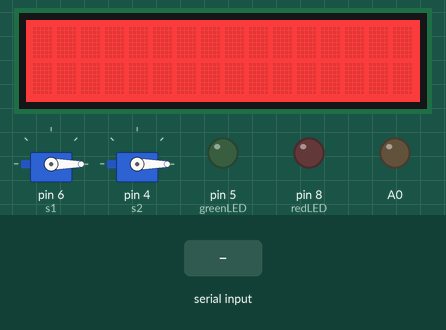
Simulated run of this sketch. Board: Arduino Uno, built with avr-gcc and run on an emulated ATmega328P. Parts: 16×2 character LCD, 2 × servo, output pins drawn as LEDs (lit = HIGH). The test bench sets the inputs (shaded band). What the sketch prints to the serial monitor is not drawn.

Above: at 1.3 s.
1.4 s: "bottle\n" received over Serial
At 2.7 s:
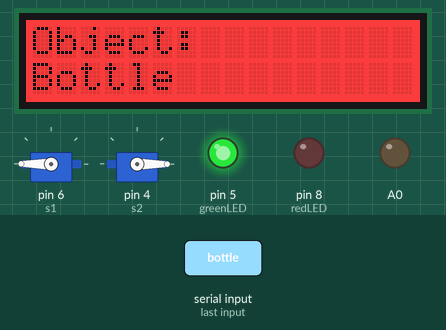
At 3.6 s:
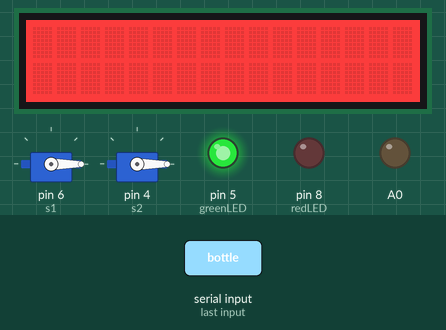
4.4 s: "scissors\n" received over Serial
At 5.2 s:
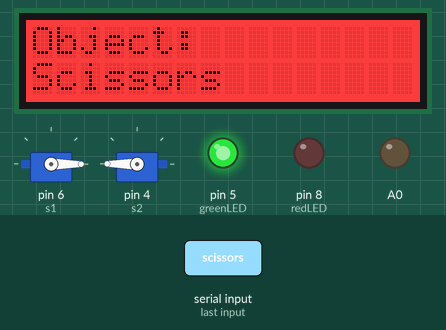
Timing chart, 0 to 7.4 s (numbered marks = the images above; inputs shaded):
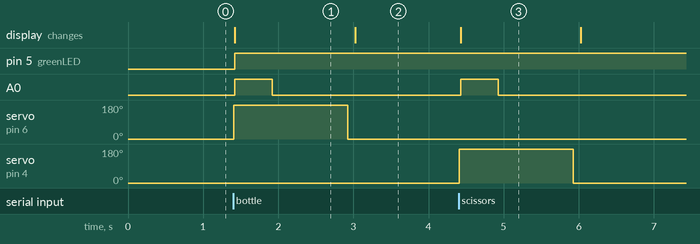

Measured:
- after the input at 1.4 s, pin 5 (greenLED): LOW → HIGH at once; A0: LOW → HIGH at once, → LOW 0.50 s later; servo on pin 6 (s1): 0° → 180° at once, → 0° 1.5 s later; the display: changes at once (image 1)
- after the input at 4.4 s, A0: LOW → HIGH at once, → LOW 0.50 s later; servo on pin 4 (s2): 0° → 180° at once, → 0° 1.5 s later; the display: changes at once (image 3)
- what the display in image 1 shows lasts 1.6 s, from 1.4 s to 3.0 s

The sketch:

Camera_Motor.ino
```cpp
// SERVO Library & Servo
#include<Servo.h>
#include <Wire.h>
#include "rgb_lcd.h"

// LCD
rgb_lcd lcd;

int count = 0;

const int colorR = 255;
const int colorG = 0;
const int colorB = 0;
Servo s1;
Servo s2;

int redLED = 8;
int greenLED = 5;

String signal;
String last_object;

void setup() {
  // Needs to be the same as the Serial Rate on the Raspberry Pi
  Serial.begin(9600);

  pinMode(redLED, OUTPUT);
  pinMode(greenLED, OUTPUT);
  digitalWrite(redLED, LOW);
  digitalWrite(greenLED, LOW);
  pinMode(A0, OUTPUT);

  lcd.begin(16, 2);
  lcd.setRGB(colorR, colorG, colorB);


  // DIGITAL PINOUTS
  s1.attach(6);
  s2.attach(4);
  s1.write(0);
  s2.write(0);
  Serial.println("working");

  // Delay for 0.1 Seconds
  delay(100);

}

void loop() {
  lcd.clear();
  digitalWrite(A0, LOW);
  //lcd.clear();
  //lcd.setCursor(5, 0);
  //lcd.print("CAMERA");
  //lcd.setCursor(3, 1);
  //lcd.print("Show Object");
  //delay(100);
  // Checks if Serial is running
  if (Serial.available()) {
    // Reads and Stores what is being Printed in the Serial Monitor
    signal = Serial.readStringUntil('\n');
    signal.trim();
    //Serial.print("Signal:");
    //Serial.println(signal);
    // SERVO 1 ACTIVATION CONDITION
    if (signal.equals("bottle") && last_object != "bottle") {
      s1.write(180);
      s2.write(0);
      Serial.println("Bottle");
      lcd.clear();
      lcd.print("Object:");
      lcd.setCursor(0, 1);
      lcd.print("Bottle");
      digitalWrite(greenLED, HIGH);
      digitalWrite(A0, HIGH);
      delay(500);
      digitalWrite(A0, LOW);
      delay(1000);
      s1.write(0);
      last_object = "bottle";
    }

    // SERVO 2 ACTIVATION CONDITION
    else if (signal.equals("scissors") && last_object != "scissors") {
      s1.write(0);
      s2.write(180);
      Serial.println("Scissors");
      lcd.clear();
      lcd.print("Object:");
      lcd.setCursor(0, 1);
      lcd.print("Scissors");
      digitalWrite(greenLED, HIGH);
      digitalWrite(A0, HIGH);
      delay(500);
      digitalWrite(A0, LOW);
      delay(1000);
      s2.write(0);
      last_object = "scissors";
    }

    // NO ITEM DETECTED
    //else if (signal.equals("none")) {
      //s1.write(0);
      //s2.write(0);
      //lcd.clear();
      //lcd.print("NOT");
      //lcd.setCursor(0, 1);
      //lcd.print("RECOGNISED");
      //digitalWrite(redLED, HIGH);
      //delay(500);
      //digitalWrite(redLED, LOW);
      //delay(500);
      //digitalWrite(redLED, HIGH);
      //delay(500);
      //digitalWrite(redLED, LOW);

    //}
    if (count == 30){
      count = 0;
      last_object = "";
      }
      else{
        count+=1;
      }
      delay(100);
  }

}
```
